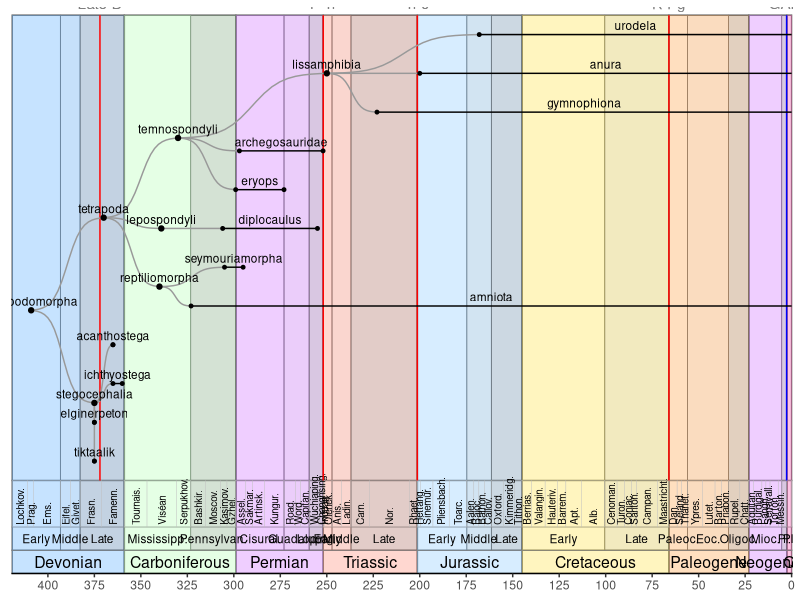

R code for this plot: (Note: this script raises an error after producing the figure.)
suppressPackageStartupMessages({
  library(magrittr)
  library(tidyverse)
  # library(ggtree)
  #	library(phytools)
})


tree = function(clade=NULL,
                collapse=NULL,
                highlight=NULL,
                # highlight = list(dromaeosauridae = 'green'),
                # timescale='ages',
                auto_order=FALSE) {

  # stopifnot(timescale %in% c('periods', 'epochs', 'ages'))

  # clade=NULL ; collapse=NULL ; highlight=NULL ; timescale='epochs'

  # load data
  tips = load_tips()
  nodes = load_nodes()
  geotime = load_geotime()
  extinctions = load_extinctions()
  events = load_events()

  # data for plotting
  df = bind_rows(tips, nodes) %>%
    mutate(col = name %>% str_detect('\\*$') %>% if_else('red', 'black')) %>%
    mutate(name = name %>% str_remove('\\*$')) %>%
    mutate(col = col %>% replace_na('black')) %>%
    check_tree_data %>%
    get_clade(clade) %>%
    collapse_clades(collapse) %>%
    add_depths() %>%
    arrange_tree()
    # arrange(desc(depth), desc(from)) %>%
    # mutate(index = nrow(.):1) %>%
    # reindex_tree_data()

  # filter geotime
  geotime$periods %<>%
    filter(to > min(df$from, na.rm = TRUE))
  geotime$epochs %<>%
    filter(period %in% geotime$periods$period)
  geotime$ages %<>%
    filter(period %in% geotime$periods$period)

  # filter extinctions and events
  extinctions %<>%
    filter(ma > min(geotime$periods$from))
  events %<>%
    filter(ma > min(geotime$periods$from))

  # x axis ticks
  x_breaks = rev(seq(0, min(geotime$period$from), -25))

  if (auto_order) {
    df = order_tree_data(df)
  }

  # base plot and theme
  plt = df %>%
    ggplot(aes(x=from, y=index)) +
    # geom_segment(
    #   mapping=aes(xend=to, yend=index),
    #   data=df %>% filter(is_tip)
    # ) +
    # geom_text(
    #   aes(x=(from + to) / 2, label=name),
    #   data=df %>% filter(is_tip),
    #   vjust=-0.5,
    #   size=3
    # ) +
    theme(
      panel.grid.major = element_blank(),
      panel.grid.minor = element_blank(),
      panel.background = element_blank(),
      axis.title.x=element_blank(),
      axis.title.y=element_blank(),
      axis.text.y=element_blank(),
      axis.ticks.y=element_blank(),
      axis.line.x=element_line(),
      legend.position = "none"
    ) +
    scale_x_continuous(
      breaks = x_breaks,
      labels = -x_breaks,
      # expand = c(left, ?, right, ?)
      expand = c(0.001, 0, 0.001, 0),
    ) +
    scale_y_continuous(
      breaks = 0:sum(df$is_tip),
      labels = 0:sum(df$is_tip),
      # expand = c(bottom, ?, top, ?)
      expand = c(0, 0, 0.05, 0),
    )

  index_min = min(df$index, na.rm=TRUE)
  index_max = max(df$index, na.rm=TRUE)
  index_range = abs(index_max - index_min) + 1

  h = index_range * 0.05

  y_max = index_max + 0.5 #+ h / 2
  y_min = 0.5

  x_min = min(geotime$periods$from)
  x_max = max(geotime$periods$to)

  ages_max = y_min
  ages_min = ages_max - h * 2
  epochs_max = ages_min
  epochs_min = epochs_max - h
  periods_max = epochs_min
  periods_min = periods_max - h

  plt = plt +
    geom_hline(yintercept = y_min, col='grey50', lwd=.5) +
    geom_hline(yintercept = epochs_max, col='grey50', lwd=.25) +
    geom_hline(yintercept = periods_max, col='grey50', lwd=.5) +
    geom_hline(yintercept = periods_min, col='grey50', lwd=.5)

  # periods
  plt = plt +
    geom_rect(
      mapping=aes(xmin=from, xmax=to), fill=NA,
      ymin=periods_min, ymax=y_max, color='grey50', lwd=.5,
      data=geotime$periods,
      inherit.aes = FALSE
    ) +
    geom_rect(
      mapping=aes(xmin=from, xmax=to), fill=geotime$periods$fill, alpha=0.25,
      ymin=periods_min, ymax=periods_max, color=NA,
      data=geotime$periods,
      inherit.aes = FALSE
    ) +
    geom_text(
      aes(x=(from + to) / 2, label=period),
      y = (periods_max + periods_min) / 2,
      size=4,
      data=geotime$periods,
      inherit.aes = FALSE
    )

  # epochs
  plt = plt +
    geom_rect(
      mapping=aes(xmin=from, xmax=to), fill=NA,
      ymin=epochs_min, ymax=y_max, color="grey50", lwd=0.25,
      data=geotime$epochs,
      inherit.aes = FALSE
    ) +
    geom_rect(
      mapping=aes(xmin=from, xmax=to), fill=geotime$epochs$fill, alpha=0.25,
      ymin=epochs_min, ymax=y_max, color=NA,
      data=geotime$epochs,
      inherit.aes = FALSE
    ) +
    geom_text(
      aes(x=(from + to) / 2, label=epoch),
      y = (epochs_max + epochs_min) / 2,
      size=3,
      data=geotime$epochs %>% filter(!is.na(epoch)),
      inherit.aes = FALSE
    )

  # ages
  plt = plt +
    geom_rect(
      mapping=aes(xmin=from, xmax=to), fill=NA,
      data=geotime$ages,
      ymin=ages_min, ymax=ages_max, color="grey75", lwd=0.1,
      inherit.aes = FALSE
    ) +
    geom_text(
      mapping=aes(x=(from + to) / 2, label=age),
      data=geotime$ages %>% filter(!is.na(age)),
      y = ages_min + (ages_max - ages_min) * 0.05,
      hjust=0,
      # vjust=0,
      size=2.5,
      angle=90,
      inherit.aes = FALSE
    )

  # extinctions
  plt = plt +
    geom_segment(
      mapping=aes(x=ma, xend=ma),
      data=extinctions,
      y=y_min, yend=y_max,
      lty=1, lwd=0.5, col='red',
      inherit.aes = FALSE
    ) +
    geom_text(
      mapping=aes(x=ma, label=label),
      data=extinctions,
      y=y_max,
      col='grey50',
      vjust = -0.5,
      inherit.aes = FALSE
    )

  # events
  plt = plt +
    geom_segment(
      mapping=aes(x=ma, xend=ma),
      data=events,
      y=y_min, yend=y_max,
      lty=1, lwd=0.5, col='blue',
      inherit.aes = FALSE
    ) +
    geom_text(
      mapping=aes(x=ma, label=label),
      data=events,
      y=y_max,
      col='grey50',
      vjust = -0.5,
      inherit.aes = FALSE
    )

  # highlights
  for (i in seq_along(highlight)) {
    clade = names(highlight)[i]
    tmp = df %>% get_clade(clade)
    if (nrow(tmp) == 0) {
      warning("couldn't find ", clade, " in plot data")
      next
    }
    plt = plt +
      annotate(
        "rect",
        xmin=min(tmp$from) - 1,
        xmax=max(tmp$to, na.rm=TRUE) + 1,
        ymin=min(tmp$index) - 0.25,
        ymax=max(tmp$index) + 0.5,
        alpha=0.25,
        fill=highlight[[i]],
        col=NA,
      )
  }

  # connections
  for (i in 1:nrow(df)) { # i=1
    if (df$is_tip[i]) next
    children = df %>% filter(name %in% df$children[[i]])
    for (j in 1:nrow(children)) { # j=1
      vals = sigmoid(
        x1=df$from[i],
        x2=children$from[j],
        y1=df$index[i],
        y2=children$index[j]
      )
      plt = plt +
        geom_path(
          mapping=aes(x=x, y=y),
          data=vals,
          lty=1,
          col='grey60',
          inherit.aes = FALSE
        )
      # plt = plt +
      #   geom_segment(
      #     x=df$from[i],
      #     xend=children$from[j],
      #     y=df$index[i],
      #     yend=children$index[j],
      #     lty=1,
      #     col='grey60'
      #   )
    }
  }

  # tips
  tips = df %>% filter(is_tip)
  plt = plt +
    geom_segment(
      mapping=aes(xend=to, yend=index),
      data=tips
    ) +
    geom_text(
      aes(x=(from + to) / 2, label=name),
      data=tips,
      vjust=-0.5,
      size=3
    ) +
    geom_point(
      mapping=aes(x=to),
      data=tips %>% filter(to < 0),
      size=1
    ) +
    geom_point(
      data=tips,
      col=tips$col,
      size=1
    )

  # nodes
  nodes = df %>% filter(!is_tip)
  plt = plt +
    geom_point(
      # mapping=aes(x=from, y=index),
      data=nodes,
      col=nodes$col,
      size=1.5
    ) +
    geom_text(
      # mapping=aes(x=from, y=index, label=name),
      mapping=aes(label=name),
      data=nodes,
      # hjust=1.1,
      hjust=0.5,
      vjust=-0.5,
      size=3,
    )

  return(plt)

}

load_tips = function() {
  # todo: read from csv
  tribble(
    ~name                  , ~from, ~to,
    # theropods
    'staurikosaurus'       , 233.23, 228,
    'herrerasaurus'        , 231.4 , 228.91,
    'eodromaeus'           , 231.4 , 229, # 'dawn runner', Argentina
    # 'coelophysoidea'       , 227   , 183,
    'coelophysis'          , 215   , 208.5,
    'dilophosaurus'        , 195.2 , 183.7, # two-crested lizard
    'ceratosaurus'         , 153   , 148, # 'horn lizard', USA
    'noasauridae'          , 164   ,  66, #
    'abelisauridae'        , 143   ,  66, # 'Abel's lizards'
    'megalosauridae'       , 170   , 145, # incl. Megalosaurus, Torvosaurus
    'baryonyx'             , 130   , 125, # 'heavy claw', UK
    'spinosaurus'          , 100   ,  94, # 'spine lizard', North Africa
    'allosaurus'           , 155   , 143.1,
    'metriacanthosauridae' , 174   , 125, # 'moderately-spined lizards'
    'tyrannotitan'         , 113   , 100.5, # 'tyrant titan', Argentina
    'giganotosaurus'       ,  99.6 ,  95,   # 'giant southern lizard', Argentina
    'carcharodontosaurus'  , 100   ,  94,   # 'jagged toothed lizard', Northwest Africa
    # 'tyrannosauroidea'     , 166   ,  66,
    'tyrannosauridae'      ,  81.9 ,  66,
    'ornitholestes'        , 154   , 154,
    'compsognathidae'      , 151.5 , 108, # incl. Compsognathus, Sinosauropteryx
    # 'ornithomimosauria'    , 140   ,  66,
    'ornithomimidae'       ,  96   ,  66,
    'deinocheiridae'       , 115   ,  69,
    'alvarezsauroidea'     , 160   ,  66,
    'therizinosauria'      , 145   ,  66,
    'oviraptorosauria'     , 130   ,  66,
    'troodontidae'         , 150   ,  66, # 'wounding tooth', USA (Montana), incl. Troodon
    'deinonychus'          , 115   , 108,
    'velociraptor'         ,  75   ,  71,
    'scansoriopterygidae'  , 165   , 156, # 'climbing wings', China, incl. Scansoriopteryx, Epidexipteryx
    'microraptor'          , 125   , 120,
    'archaeopteryx'        , 150.8 , 148.5, # 'old-wing', Southern Germany
    'enantiornithes'       , 136   ,  66, # 'opposite birds'
    'ichthyornis'          ,  95   ,  83.5,
    'hesperornis'          ,  83.6 ,  72,

    # aves
    'galloanserae'         , 72    ,   0, # maastrichtian
    'phorusrhacidae'       ,  43   ,   0.1, # terror bids
    'rheidae'              ,  56   ,   0,
    'casuariiformes'       ,  23   ,   0, # cassowarys and emus
    'apterygidae'          ,  23   ,   0, # kiwis
    'struthionidae'        ,  21   ,   0,
    'dinornithiformes'     ,  17   , 0.0006, # moas, incl Dinornis
    'aepyornithiformes'    , 2.58  , 0.001, #  elephant birds, incl Aepyornis

    # sauropodomorpha
    'massospondylidae'   , 227   , 176,
    'plateosauridae'     , 225   , 190,
    # 'sauropoda'          , 228   ,  66,
    'vulcanodontidae'    , 199   , 175,
    'mamenchisauridae'   , 184.5 , 114,
    'cetiosauridae'      , 178   , 161,
    'diplodocidae'       , 170   , 136.4,
    'brachiosauridae'    , 160   , 100,
    'camarasauridae'     , 155   , 145,
    'euhelopodidae'      , 145   ,  88,
    'titanosauria'       , 140   ,  66,

    'heterodontosauridae', 201   , 140,
    'scelidosaurus'      , 196.5 , 183,
    'stegosauria'        , 169   , 100.5,
    'nodosauridae'       , 155   ,  66, # incl. Polacanthus
    'ankylosauridae'     , 122   ,  66,
    # 'ornithopoda'        , 164   ,  66,
    'dryosauridae'       , 164   , 115,
    'hypsilophodontidae' , 130   , 125,
    'iguanodontidae'     , 126   , 122,
    'hadrosauridae'      ,  86   ,  66,
    # 'ceratopsia'         , 161   ,  66,
    'psittacosaurus'     , 125   , 105,
    'ceratopsidae'       ,  82   ,  66,
    'protoceratopsidae'  ,  75   ,  71,
    'pachycephalosauria' , 100   ,  66,

    # pterosauria
    'dimorphodontidae'   , 208   , 182,
    'rhamphorhynchidae'  , 182   , 148.5,
    'pterodactylus'      , 150.8 , 148.5, # winged finger
    'ornithocheiridae'   , 140   ,  90,
    'anhangueridae'      , 140   ,  92.5,
    'azhdarchidae'       ,  92   ,  66, # includes Quetzalcoatlus
    'pteranodontia'      ,  92   ,  66,

    # pseudosuchia
    'ctenosauriscidae'   , 247.5 , 237,   # all species had large "sails" on their backs
    'poposauridae'       , 237   , 201.3, # bipedal carnivores
    'shuvosauridae'      , 235   , 201.3, # theropod-like pseudosuchians
    'prestosuchidae'     , 247   , 225,
    'phytosauria'        , 242   , 201.4,
    'rauisuchia'         , 240   , 200,
    'aetosauria'         , 231.4 , 201.4,
    'saurosuchus'        , 231.4 , 225,
    'ornithosuchidae'    , 228   , 203.6,
    'sphenosuchia'       , 228   , 152,
    # 'thalattosuchia'     , 201   , 100,
    'teleosauridae'      , 183   , 145,
    'metriorhynchidae'   , 168   , 125,
    'sarcosuchus'        , 133   , 112,
    'sebecidae'          ,  67.6 , 11.8, # the latest surviving group of non-crocodilian crocodylomorphs
    'alligatoroidea*'    ,  78   ,   0,  # campanian
    'crocodyloidea*'     ,  70   ,   0,  # maastrichtian
    'gavialoidea*'       ,  70   ,   0,  # maastrichtian
    'rhynchosauria'      , 251.5 , 225,
    'ichthyosauromorpha' , 251.3 ,  90,
    'nothosauroidea'     , 251   , 210,
    'pachypleurosauria'  , 251   , 227,
    'placodontia'        , 245   , 201.3,
    'pistosaurus'        , 247.2 , 237,
    'pliosauridae'       , 228   ,  89.3, # incl. Liopleurodon (166–155) Pliosaurus (155.7–147) Kronosaurus (125–99.6)
    'plesiosauridae'     , 199.6 , 174.7,
    'leptocleididae'     , 145   , 100.5,
    'elasmosauridae'     , 130   ,  66,
    'thalattosauria'     , 247   , 201.4,
    'araeoscelidia'      , 302   , 275.6,
    'testudinata'        , 210   ,   0,
    'rhynchocephalia'    , 240   ,   0,
    'mosasauria'         , 121   ,  66,
    'gekkota'            , 100   ,   0,
    'varanidae'          ,  80   ,   0,
    'chamaeleonidae'     ,  26   ,   0,
    'snakes'             ,  94   ,   0,
    'mesosauria'         , 299   , 270.6,
    'pareiasauria'       , 265   , 252,

    # synapsids
    'ophiacodontidae'    , 308   , 273,
    'edaphosauridae'     , 307   , 272,
    'diadectidae'        , 305   , 256, # incl. diadectes = 'crosswise-biter' one of the first herbivorous tetrapods, one of the first fully terrestrial vertebrates to attain large size
    'sphenacodontidae'   , 300   , 272, # 'wedge point tooth family' includes Dimetrodon
    # 'dinocephalia'       , 279   , 260, # 'terrible head'
    'moschops'           , 265   , 260,
    'gorgonopsia'        , 270   , 252,
    'dicynodontia'       , 268   , 201.4, # 'two dog tooth' includes Lystrosaurus
    'therocephalia'      , 266   , 242, # 'beast head'
    'morganucodonta'     , 210   , 140,
    'multituberculata'   , 166   ,  40,
    'monotremata'        , 125   ,   0,
    'marsupalia'         ,  66   ,   0,
    'proboscidea'        ,  60   ,   0,
    'sirenia'            ,  55.8 ,   0,
    'cingulata'          ,  58.7 ,   0, # armadillos including Glyptodont
    'pilosa'             ,  55.8 ,   0, # sloths and anteaters
    'chiroptera'         ,  56   ,   0,
    'carnivora'          ,  51.88,   0,
    'hyaenodontidae'     ,  55.2 ,  16.9,
    'perissodactyla'     ,  56   ,   0, # Tapiridae, Brontotheriidae, Equidae, Chalicotheriidae, Rhinocerotidae, Paraceratheriidae
    'basilosauridae'     ,  43   ,  33.9,
    'mysticeti'          ,  56   ,   0,
    'odontoceti'         ,  33.9 ,   0,
    'andrewsarchus'      ,  47.8 ,  37.71,
    'entelodontidae'     ,  37.2 ,  15.97,
    'lagomorpha'         ,  59   ,   0,
    'rodentia'           ,  59   ,   0,
    'primates'           ,  65.9 ,   0,
    # 'seymouria*'         ,  295, NA,
    'seymouriamorpha'    , 305 , 295,
    # 'sauria', 268.5, 0,
    # 'paraceratherium', 34, 23,
    # 'chalicotherioidea', 48.6  , 0.005,
    # 'equidae', 55.8, 0,
    # 'phorusrhacidae', 43, 0.1,

    # 'lepospondyli'     , 339   , 251.902,
    'eryops'           , 299   , 273,
    'archegosauridae'  , 297   , 252, # includes Prionosuchus
    'gymnophiona'      , 223   ,   0, # caecilian
    'anura'            , 200   ,   0, # frogs and toads
    'urodela'          , 168   ,   0, # salamanders
    'tiktaalik'        , 375   , NA,
    'elginerpeton'     , 375   , NA,
    'ichthyostega'     , 365   , 360,
    'acanthostega'     , 365   , NA,
    # 'Ichthyostegalia'  , 368   , 329,
    'diplocaulus'      , 306   , 255,
    # 'acanthodii'       , Early Silurian–Permian
    # 'gnathostomata'    , 439   , 0,
    # 'chondrichthyes'   , 439   , 0, # cartilagenous fish
    # 'placodermi'       , 439   , 358.9,
    # # 'osteichthyes'     , 425   , 0, # bony fish
    # 'actinopterygii'   , 425   , 0, # ray-finned fish
    # # 'sarcopterygii'    , 425   , 0, # lobe-finned fish
    # 'elasmobranchii', 387.7, 0, # sharks, rays, skates, sawfish
    # 'vertebrata'     , 518, 0,
    # 'agnatha'        , 518, 0,
    # Selachii # modern sharks
  ) %>%
    mutate(name = str_to_lower(name)) %>%
	mutate(to = if_else(is.na(to), from, to)) %>%
    mutate(across(c(from, to), ~-abs(.x))) %>%
    mutate(is_tip = TRUE) %>%
    mutate(index = nrow(.):1) %>%
    select(index, everything())
}

load_nodes = function() {
  tribble(
    ~name              , ~from , ~children,
# 	'gnathostomata'    , 439   , c('placodermi', 'chondrichthyes', 'osteichthyes'),
#     'chondrichthyes'   , 439   , c('elasmobranchii'),
#     'osteichthyes'     , 425   , c('actinopterygii', 'sarcopterygii'),
# 	'sarcopterygii'    , 425   , c('tetrapodomorpha'),

    'aves*'            ,  75   , c('neognathae', 'palaeognathae'),
    'neognathae'       ,  72   , c('galloanserae', 'neoaves'),
    'neoaves'          , 62.5  , c('phorusrhacidae'),
    'palaeognathae'    ,  60   , c('rheidae', 'casuariiformes', 'apterygidae', 'struthionidae', 'dinornithiformes', 'aepyornithiformes'),

    'afrotheria'       ,  65   , c('proboscidea', 'sirenia'),
    'amniota'          , 323   , c('sauropsida', 'synapsida'),
    'ankylosauria'     , 167   , c('nodosauridae', 'ankylosauridae'),
    'anomodontia'      , 270   , c('dicynodontia'),
    'archelosauria'    , 260   , c('archosauromorpha', 'pantestudines'),
    'artiodactyla'     , 56    , c('cetacea', 'andrewsarchus', 'entelodontidae'),
    'archosauria'      , 248   , c('avemetatarsalia', 'pseudosuchia'),
    'archosauromorpha' , 260   , c('rhynchosauria', 'archosauria', 'ichthyosauromorpha', 'sauropterygia', 'thalattosauria'),
    # 'avemetatarsalia'  , 247   , c('dinosauromorpha', 'pterosauria'),
    'avemetatarsalia'  , 247   , c('dinosauria', 'pterosauria'),
    'cetacea'          ,  56   , c('basilosauridae', 'odontoceti', 'mysticeti'),
    'crocodylomorpha'  , 235   , c('sphenosuchia', 'crocodyliformes', 'thalattosuchia'),
    'crocodyliformes'  , 225   , c('crocodilia', 'sarcosuchus', 'sebecidae'),
    'crocodilia'       , 100   , c('alligatoroidea', 'crocodyloidea', 'gavialoidea'),
    'cynodontia'       , 260   , c('mammalia', 'morganucodonta'),
    # 'dinosauromorpha'  , 247   , c('dinosauria'),
    'dinosauria*'      , 240   , c('saurischia', 'ornithischia'),
    'euarchontoglires' ,  66   , c('lagomorpha', 'rodentia', 'primates'),
    'eureptilia'       , 311   , c('diapsida', 'araeoscelidia'),
    'diapsida'         , 302   , c('sauria'),
    # 'eutheria'        , 125   , c('placentalia'),
    'laurasiatheria'   ,  65   , c('chiroptera', 'carnivora', 'perissodactyla', 'artiodactyla', 'hyaenodontidae'),
    'lepidosauromorpha', 252   , c('squamata', 'rhynchocephalia'),
    'lizards'          , 168   , c('mosasauria', 'varanidae', 'gekkota', 'chamaeleonidae'),
    'mammalia'         , 225   , c('theria', 'monotremata', 'multituberculata'),
    'marginocephalia*' , 165   , c('ceratopsia', 'pachycephalosauria'),
    'ceratopsia'       , 161   , c('psittacosaurus', 'ceratopsidae', 'protoceratopsidae'),
    # 'metatheria'      , 125   , c('marsupalia'),
    'ornithischia*'    , 235   , c('thyreophora', 'heterodontosauridae', 'ornithopoda', 'marginocephalia'),
    'thyreophora'      , 201   , c('scelidosaurus', 'ankylosauria', 'stegosauria'),
    'ornithocheiroidea', 145   , c('ornithocheiridae', 'azhdarchidae', 'pteranodontia', 'anhangueridae'),
    'ornithopoda*'     , 170   , c('dryosauridae', 'hypsilophodontidae', 'iguanodontidae', 'hadrosauridae'),
    'pantestudines'    , 240   , c('testudinata'),
    'placentalia*'     ,  90   , c('xenarthra', 'afrotheria', 'laurasiatheria', 'euarchontoglires'),
    'parareptilia'     , 306   , c('pareiasauria', 'mesosauria'),
    'poposauroidea'    , 248   , c('poposauridae', 'shuvosauridae', 'ctenosauriscidae'),
    'pistosauroidea'   , 251   , c('pistosaurus', 'plesiosauria'),
    'plesiosauria*'    , 232   , c('pliosauridae', 'plesiosauridae', 'elasmosauridae', 'leptocleididae'),
    'pseudosuchia'     , 248   , c('saurosuchus', 'prestosuchidae', 'poposauroidea', 'ornithosuchidae', 'phytosauria', 'aetosauria', 'rauisuchia', 'crocodylomorpha'),
    'pterosauria'      , 228   , c('pterodactyloidea', 'dimorphodontidae', 'rhamphorhynchidae'),
    'pterodactyloidea' , 162.7 , c('pterodactylus', 'ornithocheiroidea'),
    'sauria'           , 265.8 , c('lepidosauromorpha', 'archelosauria'),
    'saurischia*'      , 237   , c('sauropodomorpha', 'theropoda'),
    'sauropodomorpha'  , 230   , c('massospondylidae', 'plateosauridae', 'sauropoda'),
    'sauropoda'        , 201   , c('vulcanodontidae', 'mamenchisauridae', 'cetiosauridae', 'diplodocidae', 'brachiosauridae', 'camarasauridae', 'euhelopodidae', 'titanosauria'),
    'sauropsida'       , 311   , c('parareptilia', 'eureptilia'),
    'sauropterygia*'   , 255   , c('nothosauroidea', 'pachypleurosauria', 'placodontia', 'pistosauroidea'),
    'sphenacodontia'   , 304   , c('sphenacodontidae', 'therapsida'),
    'squamata'         , 168   , c('lizards', 'snakes'),
    'synapsida'        , 318   , c('edaphosauridae', 'diadectidae', 'ophiacodontidae', 'sphenacodontia'),

    # therapods
    'theropoda*'       , 236   , c('herrerasauridae', 'eodromaeus', 'coelophysoidea', 'ceratosauria', 'tetanurae'),
    'coelophysoidea'   , 227   , c('dilophosaurus', 'coelophysis'),
    'herrerasauridae'  , 233.23, c('herrerasaurus', 'staurikosaurus'),
    'megalosauroidea*' , 175   , c('spinosauridae', 'megalosauridae'),
    'spinosauridae'    , 139   , c('spinosaurus', 'baryonyx'),
    'ceratosauria'     , 199.3 , c('ceratosaurus', 'noasauridae', 'abelisauridae'),
    'tetanurae*'       , 201   , c('megalosauroidea', 'carnosauria', 'coelurosauria'),
    'tetrapoda'        , 370   , c('temnospondyli', 'lepospondyli', 'reptiliomorpha'),
    # 'seymouriamorpha'  , 305   , c('seymouria'),
    'reptiliomorpha'   , 340   , c('amniota', 'seymouriamorpha'),
	'lepospondyli'     , 339   , c('diplocaulus'),
    'carnosauria*'     , 180   , c('allosauridae', 'metriacanthosauridae', 'carcharodontosauridae'),
    'allosauridae'     , 179.17, c('allosaurus'),
    'carcharodontosauridae',154, c('carcharodontosaurus', 'giganotosaurus', 'tyrannotitan'),
    'paraves*'         , 167   , c('scansoriopterygidae', 'deinonychosauria', 'avialae'),
    'deinonychosauria' , 167   , c('dromaeosauridae', 'troodontidae'),
    'maniraptora*'     , 167   , c('alvarezsauroidea', 'therizinosauria', 'oviraptorosauria', 'paraves'),
    'avialae'          , 150.8 , c('archaeopteryx', 'enantiornithes', 'euornithes'),
    'euornithes'       , 130.7 , c('aves', 'ichthyornis', 'hesperornis'),
    'coelurosauria*'   , 170   , c('ornitholestes', 'tyrannosauroidea', 'maniraptora', 'compsognathidae', 'ornithomimosauria'),
    'ornithomimosauria', 140   , c('ornithomimidae', 'deinocheiridae'),
    'dromaeosauridae'  , 145   , c('deinonychus', 'velociraptor', 'microraptor'),
    'tyrannosauroidea' , 166   , c('tyrannosauridae'),

    'thalattosuchia'   , 201   , c('teleosauridae', 'metriorhynchidae'),
    'therapsida'       , 279.5 , c('anomodontia', 'dinocephalia', 'gorgonopsia', 'cynodontia', 'therocephalia'),
    'dinocephalia'     , 279   , c('moschops'),
    'theria'           , 125   , c('placentalia', 'marsupalia'), # 125 = guess
    # 'theria'          , 125   , c('metatheria', 'eutheria'), # 125 = guess
    'xenarthra'        ,  60   , c('cingulata', 'pilosa'),

    'tetrapodomorpha'  , 409   , c('tetrapoda', 'stegocephalia'),
	'stegocephalia'    , 375   , c('tiktaalik', 'elginerpeton', 'ichthyostega', 'acanthostega'),
	'temnospondyli'    , 330   , c('eryops', 'archegosauridae', 'lissamphibia'),
    'lissamphibia'     , 250   , c('anura', 'urodela', 'gymnophiona'),
  ) %>%
    mutate(name = str_to_lower(name)) %>%
    mutate(from = -abs(from)) %>%
    mutate(children = children %>% map(str_to_lower)) %>%
    mutate(is_tip = FALSE) %>%
    # mutate(col = name %>% str_detect('\\*$') %>% if_else('red', 'black')) %>%
    # mutate(name = name %>% str_remove('\\*$')) %>%
    identity
}

load_geotime = function() {
  geotime = tribble(
    ~era       , ~period        , ~epoch         , ~age           , ~from   ,
    'cenozoic' , 'quaternary'   , 'holocene'     , NA_character_  ,   0.0117,
    'cenozoic' , 'quaternary'   , 'pleistocene'  , NA_character_  ,   2.58  ,
    'cenozoic' , 'neogene'      , 'pliocene'     , NA_character_  ,   5.333 ,
    'cenozoic' , 'neogene'      , 'miocene'      , 'messinian'    ,   7.246 ,
    'cenozoic' , 'neogene'      , 'miocene'      , 'tortonian'    ,  11.63  ,
    'cenozoic' , 'neogene'      , 'miocene'      , 'serravallian' ,  13.82  ,
    'cenozoic' , 'neogene'      , 'miocene'      , 'langhian'     ,  15.97  ,
    'cenozoic' , 'neogene'      , 'miocene'      , 'burdigalian'  ,  20.44  ,
    'cenozoic' , 'neogene'      , 'miocene'      , 'aquitanian'   ,  23.03  ,
    'cenozoic' , 'paleogene'    , 'oligocene'    , 'chattian'     ,  27.82  ,
    'cenozoic' , 'paleogene'    , 'oligocene'    , 'rupelian'     ,  33.9   ,
    'cenozoic' , 'paleogene'    , 'eocene'       , 'priabonian'   ,  37.71  ,
    'cenozoic' , 'paleogene'    , 'eocene'       , 'bartonian'    ,  41.2   ,
    'cenozoic' , 'paleogene'    , 'eocene'       , 'lutetian'     ,  47.8   ,
    'cenozoic' , 'paleogene'    , 'eocene'       , 'ypresian'     ,  56     ,
    'cenozoic' , 'paleogene'    , 'paleocene'    , 'thanetian'    ,  59.2   ,
    'cenozoic' , 'paleogene'    , 'paleocene'    , 'selandian'    ,  61.6   ,
    'cenozoic' , 'paleogene'    , 'paleocene'    , 'danian'       ,  66     ,
    'mesozoic' , 'cretaceous'   , 'late'         , 'maastrichtian',  72.1   ,
    'mesozoic' , 'cretaceous'   , 'late'         , 'campanian'    ,  83.6   ,
    'mesozoic' , 'cretaceous'   , 'late'         , 'santonian'    ,  86.3   ,
    'mesozoic' , 'cretaceous'   , 'late'         , 'coniacian'    ,  89.8   ,
    'mesozoic' , 'cretaceous'   , 'late'         , 'turonian'     ,  93.9   ,
    'mesozoic' , 'cretaceous'   , 'late'         , 'cenomanian'   , 100.5   ,
    'mesozoic' , 'cretaceous'   , 'early'        , 'albian'       , 113.0   ,
    'mesozoic' , 'cretaceous'   , 'early'        , 'aptian'       , 121.4   ,
    'mesozoic' , 'cretaceous'   , 'early'        , 'barremian'    , 125.77  ,
    'mesozoic' , 'cretaceous'   , 'early'        , 'hauterivian'  , 132.6   ,
    'mesozoic' , 'cretaceous'   , 'early'        , 'valanginian'  , 139.8   ,
    'mesozoic' , 'cretaceous'   , 'early'        , 'berriasian'   , 145     ,
    'mesozoic' , 'jurassic'     , 'late'         , 'tithonian'    , 149.2   ,
    'mesozoic' , 'jurassic'     , 'late'         , 'kimmeridgian' , 154.8   ,
    'mesozoic' , 'jurassic'     , 'late'         , 'oxfordian'    , 161.5   ,
    'mesozoic' , 'jurassic'     , 'middle'       , 'callovian'    , 165.3   ,
    'mesozoic' , 'jurassic'     , 'middle'       , 'bathonian'    , 168.2   ,
    'mesozoic' , 'jurassic'     , 'middle'       , 'bajocian'     , 170.9   ,
    'mesozoic' , 'jurassic'     , 'middle'       , 'aalenian'     , 174.7   ,
    'mesozoic' , 'jurassic'     , 'early'        , 'toarcian'     , 184.2   ,
    'mesozoic' , 'jurassic'     , 'early'        , 'pliensbachian', 192.9   ,
    'mesozoic' , 'jurassic'     , 'early'        , 'sinemurian'   , 199.5   ,
    'mesozoic' , 'jurassic'     , 'early'        , 'hettangian'   , 201.3   ,
    'mesozoic' , 'triassic'     , 'late'         , 'rhaetian'     , 205.7   ,
    'mesozoic' , 'triassic'     , 'late'         , 'norian'       , 227     ,
    'mesozoic' , 'triassic'     , 'late'         , 'carnian'      , 237     ,
    'mesozoic' , 'triassic'     , 'middle'       , 'ladinian'     , 242     ,
    'mesozoic' , 'triassic'     , 'middle'       , 'anisian'      , 247.2   ,
    'mesozoic' , 'triassic'     , 'early'        , 'olenekian'    , 251.2   ,
    'mesozoic' , 'triassic'     , 'early'        , 'induan'       , 251.902 ,
    'paleozoic', 'permian'      , 'lopingian'    , 'changhsingian', 254.14  ,
    'paleozoic', 'permian'      , 'lopingian'    , 'wuchiapingian', 259.51  ,
    'paleozoic', 'permian'      , 'guadalupian'  , 'capitanian'   , 264.28  ,
    'paleozoic', 'permian'      , 'guadalupian'  , 'wordian'      , 266.9   ,
    'paleozoic', 'permian'      , 'guadalupian'  , 'roadian'      , 273.01  ,
    'paleozoic', 'permian'      , 'cisuralian'   , 'kungurian'    , 283.5   ,
    'paleozoic', 'permian'      , 'cisuralian'   , 'artinskian'   , 290.1   ,
    'paleozoic', 'permian'      , 'cisuralian'   , 'sakmarian'    , 293.52  ,
    'paleozoic', 'permian'      , 'cisuralian'   , 'asselian'     , 298.9   ,
    'paleozoic', 'carboniferous', 'pennsylvanian', 'gzhelian'     , 303.7   ,
    'paleozoic', 'carboniferous', 'pennsylvanian', 'kasimovian'   , 307.0   ,
    'paleozoic', 'carboniferous', 'pennsylvanian', 'moscovian'    , 315.2   ,
    'paleozoic', 'carboniferous', 'pennsylvanian', 'bashkirian'   , 323.2   ,
    'paleozoic', 'carboniferous', 'mississippian', 'serpukhovian' , 330.9   ,
    'paleozoic', 'carboniferous', 'mississippian', 'viséan'       , 346.7   ,
    'paleozoic', 'carboniferous', 'mississippian', 'tournaisian'  , 358.9   ,
    'paleozoic', 'devonian'     , 'late'         , 'Famennian'    , 371.1   ,
    'paleozoic', 'devonian'     , 'late'         , 'Frasnian'     , 382.7   ,
    'paleozoic', 'devonian'     , 'middle'       , 'Givetian'     , 387.7   ,
    'paleozoic', 'devonian'     , 'middle'       , 'Eifelian'     , 393.3   ,
    'paleozoic', 'devonian'     , 'early'        , 'Emsian'       , 407.6   ,
    'paleozoic', 'devonian'     , 'early'        , 'Pragian'      , 410.8   ,
    'paleozoic', 'devonian'     , 'early'        , 'Lochkovian'   , 419.2   ,
    'paleozoic', 'silurian'     , 'pridoli'      , NA_character_  , 423.0   ,
    'paleozoic', 'silurian'     , 'ludlow'       , 'ludfordian'   , 425.6   ,
    'paleozoic', 'silurian'     , 'ludlow'       , 'gorstian'     , 427.4   ,
    'paleozoic', 'silurian'     , 'wenlock'      , 'homerian'     , 430.5   ,
    'paleozoic', 'silurian'     , 'wenlock'      , 'sheinwoodian' , 433.4   ,
    'paleozoic', 'silurian'     , 'llandovery'   , 'telychian'    , 438.5   ,
    'paleozoic', 'silurian'     , 'llandovery'   , 'aeronian'     , 440.8   ,
    'paleozoic', 'silurian'     , 'llandovery'   , 'rhuddanian'   , 443.8   ,
    'paleozoic', 'ordovician'   , NA_character_  , NA_character_  , 486.85  ,
  ) %>%
    mutate(from = -abs(from)) %>%
    mutate(to = from %>% lag() %>% replace_na(0)) %>%
    mutate(across(c(era, period, epoch, age), str_to_sentence)) %>%
    truncate_geotime_labels()

  epoch_fill = tribble(
    ~period        , ~epoch         , ~fill   ,
    'quaternary'   , 'holocene'     , 'deeppink4',
    'quaternary'   , 'pleistocene'  , 'deeppink1',
    'neogene'      , 'pliocene'     , 'darkorchid4',
    'neogene'      , 'miocene'      , 'darkorchid1',
    'paleogene'    , 'oligocene'    , 'darkorange4',
    'paleogene'    , 'eocene'       , 'darkorange2',
    'paleogene'    , 'paleocene'    , 'darkorange1',
    'cretaceous'   , 'late'         , 'gold3',
    'cretaceous'   , 'early'        , 'gold1',
    'jurassic'     , 'late'         , 'steelblue4',
    'jurassic'     , 'middle'       , 'steelblue3',
    'jurassic'     , 'early'        , 'steelblue1',
    'triassic'     , 'late'         , 'tomato4',
    'triassic'     , 'middle'       , 'tomato2',
    'triassic'     , 'early'        , 'tomato1',
    'permian'      , 'lopingian'    , 'darkorchid4',
    'permian'      , 'guadalupian'  , 'darkorchid2',
    'permian'      , 'cisuralian'   , 'darkorchid1',
    'carboniferous', 'pennsylvanian', 'palegreen4',
    'carboniferous', 'mississippian', 'palegreen1',
    'devonian'     , 'late'         , 'dodgerblue4',
    'devonian'     , 'middle'       , 'dodgerblue2',
    'devonian'     , 'early'        , 'dodgerblue1',
    'silurian'     , 'pridoli'      , 'wheat4',
    'silurian'     , 'ludlow'       , 'wheat3',
    'silurian'     , 'wenlock'      , 'wheat2',
    'silurian'     , 'llandovery'   , 'wheat1',
    'ordovician'   , 'late'         , 'dodgerblue4',
    'ordovician'   , 'middle'       , 'dodgerblue2',
    'ordovician'   , 'early'        , 'dodgerblue1',
    'cambrian'     , 'furongian'    , 'tan4',
    'cambrian'     , 'miaolingian'  , 'tan3',
    'cambrian'     , 'series 2'     , 'tan2',
    'cambrian'     , 'terreneuvian' , 'tan1',
  ) %>%
    mutate(across(c(period, epoch), str_to_sentence)) %>%
    truncate_geotime_labels()

  # scales::show_col(as.vector())
  #
  # x = 'blue'
  # scales::show_col(as.vector(x))
  #
  # y = shades::brightness(x, 0.5)
  # scales::show_col(as.vector(y))
  #
  # z = shades::saturation(y, c(0.1, 0.5, 1, 100))
  # scales::show_col(as.vector(z))
  #
  # x = shades::complement(c('red', 'blue', 'green'))
  # scales::show_col(as.vector(x))
  #
  # x = shades::complement(c('cyan', 'yellow', 'magenta'))
  # scales::show_col(as.vector(x))

  period_fill = epoch_fill %>%
    group_by(period) %>%
    summarise(fill = sort(fill)[1])

  # timescales = c('era', 'period', 'epoch', 'age') %>%
  #   keep(. %in% colnames(geotime))

  timescales = c('period', 'epoch', 'age')

  geotime = timescales %>%
    set_names(str_c(., 's')) %>%
    map(function(timescale){
      geotime %>%
        group_by(across(all_of(timescales[1:which(timescales == timescale)]))) %>%
        summarise(
          from=min(from),
          to=max(to),
          .groups = 'drop'
        ) %>%
        arrange(desc(from))
    })

  geotime$periods %<>%
    left_join(period_fill, by='period')

  geotime$epochs %<>%
    left_join(epoch_fill, by=c('period', 'epoch'))

  geotime$ages %<>%
    left_join(epoch_fill, by=c('period', 'epoch'))

  # replace with short names
  # geotime$periods$period[tolower(geotime$periods$period == 'quaternary'] = 'Q.'
  # geotime$epochs$period[tolower(geotime$epochs$period == 'quaternary'] = 'Q.'

  # geotime$epochs$epoch[geotime$epochs$epoch == 'Paleocene'] = 'Paleoc.'
  # geotime$epochs$epoch[geotime$epochs$epoch == 'Eocene'] = 'Eoc.'
  # geotime$epochs$epoch[geotime$epochs$epoch == 'Oligocene'] = 'Oligoc.'
  # geotime$epochs$epoch[geotime$epochs$epoch == 'Miocene'] = 'Mioc.'
  # geotime$epochs$epoch[tolower(geotime$epochs$epoch) == 'pliocene'] = 'Pl.'
  # geotime$epochs$epoch[tolower(geotime$epochs$epoch) == 'pleistocene'] = 'Pl.'
  # geotime$epochs$epoch[tolower(geotime$epochs$epoch) == 'holocene'] = ''

  # geotime$periods$period %<>%
  #   str_replace('Quaternary', 'Q')
  #
  # geotime$epochs$period %<>%
  #   str_replace('Quaternary', 'Q')
  #
  # geotime$ages$period %<>%
  #   str_replace('Quaternary', 'Q')
  #
  # geotime$epochs$epoch %<>%
  #   str_replace('Pliocene', 'Pl.') %>%
  #   str_replace('Pleistocene', 'Pl.') %>%
  #   str_replace('Holocene', '') %>%
  #   str_replace('ocene$', 'oc.') %>%
  #   str_replace('ian$', '.')
  #
  # geotime$ages$age %<>%
  #   str_replace('ian$', '.')

  return(geotime)
}

truncate_geotime_labels = function(df) {
  if (!is.null(df[['period']])) {
    df$period %<>%
      str_replace('Quaternary', 'Q')
  }
  if (!is.null(df[['epoch']])) {
    df$epoch %<>%
      str_replace('Pliocene', 'Pl.') %>%
      str_replace('Pleistocene', 'Pl.') %>%
      str_replace('Holocene', '') %>%
      str_replace('ocene$', 'oc.') %>%
      str_replace('ian$', '.')
  }
  if (!is.null(df[['age']])) {
    df$age %<>%
      str_replace('ian$', '.')
  }
  return(df)
}

load_extinctions = function() {
  tribble(
    ~label, ~ma,
    'K-Pg', 66,
    'Tr-J', 201.3,
    'P-Tr', 251.902,
    'Late D', 372,
    'Late O', 445,
  ) %>%
    mutate(ma = -abs(ma))
}

load_events = function() {
  tribble(
    ~label, ~ma,
    'GABI', 2.7,
  ) %>%
    mutate(ma = -abs(ma))
}

check_tree_data = function(df) {

  # check names unique
  errors = df$name %>% table
  errors = errors[errors > 1]
  if (length(errors) > 0) {
    stop('non-unique names: ', names(errors))
  }

  # check each child has only parent
  children_counts = df$children %>% unlist %>% table
  errors = children_counts[children_counts > 1]
  if (length(errors) > 0) {
    stop('children with multiple parents: ', names(errors))
  }

  # check tips are not parents
  errors = df$name[df$is_tip][df$name[df$is_tip] %in% df$name[!df$is_tip]]
  if (length(errors) > 0) {
    stop('some tips are also parents: ', names(errors))
  }

  # check parents are not tips
  errors = df$name[!df$is_tip][df$name[!df$is_tip] %in% df$name[df$is_tip]]
  if (length(errors) > 0) {
    stop('some parents are also tips: ', names(errors))
  }

  # check children
  for (i in 1:nrow(df)) { #i=1
    if (!is.na(df$index[i])) next
    children = df$children[[i]]
    errors = children[!children %in% df$name]
    if(length(errors) > 0) {
      stop(df$name[i], ' children not in tips or nodes: ', str_c(errors, collapse = ', '))
    }
  }

  # check from
  for (i in 1:nrow(df)) { #i=1
    if (!is.na(df$index[i])) next
    children = df$children[[i]]
    child_from = df$from[df$name %in% children]
    if(!all(child_from >= df$from[i])) {
      stop('some children of ', df$name[i], ' have invalid from dates')
    }
  }

  # check parents
  roots = df$name[!df$name %in% unlist(df$children)]
  # if (length(roots) == 1) {
  #   message('root: ', roots)
  # }
  if (length(roots) > 1) {
    warning('multiple roots:\n', str_c(sort(roots), collapse = '\n'))
  }

  invisible(df)

}

reindex_tree_data = function(df) {

  tips = df %>%
    filter(is_tip) %>%
    # arrange(desc(index)) %>%
    mutate(index = 1:nrow(.)) %>%
    identity
  nodes = df %>%
    filter(!is_tip) %>%
    mutate(index = NA_integer_)
  df = bind_rows(tips, nodes) %>%
    select(index, everything())

  while (any(is.na(df$index))) {
    for (i in 1:nrow(df)) { #i=1
      if (!is.na(df$index[i])) next
      children = df$children[[i]]
      child_indices = df$index[df$name %in% children]
      if (any(is.na(child_indices))) next
      df$index[i] = mean(child_indices)
      # df$index[i] = min(child_indices)
      # df$index[i] = max(child_indices)
    }
  }

  df %<>% arrange(desc(is_tip), desc(index))

  return(df)

}

get_clade = function(df, clade) {
  if (is.null(clade)) return(df)
  names = c()
  temp_names = c(clade)
  while (length(temp_names) > 0) {
    names = c(names, temp_names)
    temp_df = df %>% filter(name %in% !!temp_names)
    temp_names = unlist(temp_df$children)
  }
  df_clade = df %>% filter(name %in% !!names)
  return(df_clade)
}

collapse_clade = function(df, clade) {
  if (is.null(clade)) return(df)
  if (!clade %in% df$name) {
    warning("can't collapse ", clade, ": does not exist")
    return(df)
  }
  df_clade = df %>% get_clade(clade)
  names_to_drop = df_clade$name[df_clade$name != clade]
  df = df[!df$name %in% names_to_drop, ]
  df$to[df$name == clade] = max(df_clade$to, na.rm=TRUE)
  df$is_tip[df$name == clade] = TRUE
  df$index[df$name == clade] = round(mean(df_clade$index, na.rm = TRUE))
  df$children[df$name == clade] = list(NULL)
  df = bind_rows(
    df %>% filter(is_tip) %>% arrange(desc(index)),
    df %>% filter(!is_tip)
  )
  return(df)
}

collapse_clades = function(df, clades=NULL) {
  if (is.null(clades)) return(df)
  for (clade in clades) {
    df = collapse_clade(df, clade)
  }
  return(df)
}

collapse_families = function(df) {
  families = df$name %>% keep(str_detect, 'idae$')
  for (family in families) {
    df = collapse_clade(df, clade=family)
  }
  return(df)
}

get_roots = function(df) {
  roots = df$name %>% discard(. %in% unlist(df$children))
  df %>% filter(name %in% roots)
}

# parent="pseudosuchia"
get_children = function(df, parent) {
  children = df$children[[which(df$name == parent)]]
  df %>% filter(name %in% !!children)
}
#
# # df=plt$data ; i=1 ; j=1 ; k=1
# order_tree_data = function(df) {
#   names = c()
#   gen0 = get_roots(df) %>% arrange(from)
#   for (i in 1:nrow(gen0)) {
#     name = gen0$name[i]
#     names = c(names, name)
#     gen1 = get_children(df, name)
#     for (j in 1:nrow(gen1)) {
#       name = gen1$name[j]
#       names = c(names, name)
#       gen2 = get_children(df, name)
#       if
#       for (k in 1:nrow(gen2)) {
#         name = gen2$name[k]
#         names = c(names, name)
#         gen3 = get_children(df, name)
#       }
#     }
#   }
# }
#
# for
#
# get_children2 = function(name) {
#   if (df$is_tip[df$name == name]) {
#
#   } else {
#
#     get_children
#
#   }
#
# }

highlight_clade = function(plt, clade, col=1, alpha=0.25) {
  temp = plt$data %>% get_clade(clade)
  plt +
    annotate(
      "rect",
      xmin=min(temp$from) - 1,
      xmax=max(temp$to, na.rm=TRUE) + 1,
      ymin=min(temp$index) - 0.25,
      ymax=max(temp$index) + 0.5,
      alpha=alpha,
      fill=col,
      col=NA,
    )
}

rescale = function(x, new_min, new_max) {
  y = (x - min(x)) / diff(range(x))
  y = y * (new_max - new_min)
  y = y + new_min
  return(y)
}

sigmoid = function(x1, x2, y1, y2, l=5, n=20) {
  ys = plogis(seq(-l, l, length.out=n))
  ys = ys[ys > 0 & ys < 1]
  xs = qlogis(ys)
  xs = rescale(xs, x1, x2)
  ys = rescale(ys, y1, y2)
  return(tibble(x=xs, y=ys))
}

get_roots = function(df){
  i = !df$name %in% unlist(df$children)
  return (df[i, ])
}


get_parent = function(df, clade) {
  i = df$children %>% map_lgl(function(x) clade %in% x)
  stopifnot(sum(i) <= 1)
  return (df[i, ])
}


get_chlidren = function(df, clade) {
  children =  df$children[df$name == clade][[1]]
  i = df$name %in% children
  return (df[i, ])
}

is_root = function(df, clade) {
  nrow(get_parent(df, clade)) == 0
}

get_siblings = function(df, clade) {
  parent = get_parent(df, clade)
  if (nrow(parent) == 0) {
    siblings = get_roots(df)
  } else {
    siblings = get_chlidren(df, parent$name)
  }
  return (siblings)
}

add_depths = function(df) {
  depth = 1
  df$depth = NA_integer_
  children = get_roots(df)$name
  while (length(children) > 0) {
    df$depth[df$name %in% children] = depth
    children = unlist(df$children[df$name %in% children])
    depth = depth + 1
  }
  return(df)
}

# clade = 'theropoda'
# clade = 'dromaeosauridae'
# get_parent(df, clade)
# get_chlidren(df, clade)
# get_siblings(df, clade)

arrange_tree = function(df) { # df = plt$data ; print(df, n=Inf)
  max_depth = max(df$depth)
  rank_names = str_c('rank', 1:max_depth)
  df$ranks = map(1:nrow(df), function(x) NULL)
  for (i in 1:nrow(df)) { # i=44
    ranks = NULL
    clade = df$name[i]
    while (length(clade) > 0) {
      siblings = get_siblings(df, clade)
      rank = rank(siblings$from)[siblings$name == clade]
      ranks = c(rank, ranks)
      clade = get_parent(df, clade)$name
    }
    zeros = rep(0, max_depth - length(ranks))
    ranks = c(ranks, zeros) %>% set_names(rank_names)
    ranks
    df$ranks[[i]] = ranks
  }
  # df$ranks %>% set_names(df$name) %>% bind_rows(.id = 'name') %>% print(n=Inf) %>% arrange(across(one_of(rank_names)))
  df %>%
    mutate(ranks = ranks %>% map(function(x) as_tibble(as.list(x)))) %>%
    unnest(ranks) %>%
    arrange(across(one_of(rank_names))) %>%
    select(-one_of(rank_names)) %>%
    reindex_tree_data() %>%
    # filter(name %in% c('tetanurae', 'ceratosauria')) %>%
    # print(n=Inf)
    identity
}

# plot(sigmoid(x1=0, x2=1, y1=0, y2=1), type='l')
# plot(sigmoid(x1=-10, x2=20, y1=0, y2=1), type='l')
# plot(sigmoid(x1=0, x2=1, y1=10, y2=5), type='l')

plt = tree(collapse=c('amniota')) ; print(plt)
stop('deliberate')

plt = tree('amniota', collapse=c('archosauromorpha', 'therapsida', 'lepidosauromorpha')) ; print(plt)

plt = tree('therapsida', collapse='mammalia') ; print(plt)

plt = tree('mammalia') ; print(plt)

plt = tree('archosauromorpha', collapse=c('dinosauria', 'pterosauria', 'pseudosuchia', 'sauropterygia')) ; print(plt)

plt = tree('pseudosuchia') ; print(plt)

plt = tree('dinosauria', collapse = c('sauropoda', 'ornithopoda', 'theropoda', 'ankylosauria', 'ceratopsia')) ; print(plt)

plt = tree(clade='theropoda', collapse=c('avialae')) ; print(plt)

plt = tree(collapse = c('pseudosuchia',
                        'dinosauria',
                        'pterosauria',
                        'synapsida',
                        'lepidosauromorpha',
                        'temnospondyli',
                        'sauropterygia',
                        'parareptilia')) ; print(plt)

plt = tree('dinosauria', collapse = c('sauropodomorpha', 'theropoda')) ; print(plt)

plt = tree('dinosauria', collapse = c('ornithischia', 'theropoda')) ; print(plt)

plt = tree('dinosauria', collapse = c('sauropodomorpha', 'ornithischia', 'avialae')) ; print(plt)

plt = tree(
  clade='dinosauria',
  highlight = list(
    theropoda='red',
    sauropodomorpha='green',
    ornithischia='blue'
  ),
  collapse = c(
    'avialae'
  )
) ; print(plt)

# plt = tree(clade='dinosauromorpha', highlight = list(ornithischia='grey25'))
# print(plt) ; stop('deliberate')

# plt = tree(clade='sauropterygia') ; print(plt)
# stop('deliberate')
#
# plt = tree(collapse='amniota') ; print(plt)
# stop('deliberate')

# plt = tree(clade='synapsida') ; print(plt)
# stop('deliberate')

plt = tree(clade='paraves') ; print(plt)

plt = tree(clade='avialae') ; print(plt)

plt = tree(clade='sauropodomorpha') ; print(plt)

plt = tree(clade='ornithischia') ; print(plt)

# plt = tree(clade='pterosauria')
# print(plt) ; stop('deliberate')

# plt = tree(clade='pseudosuchia')
# print(plt) ; stop('deliberate')

# plt = tree(clade='theropoda') %>% highlight_clade('dromaeosauridae', 'grey25')
# print(plt) ; stop('deliberate')

# plt = tree(collapse=list('amniota'))
# print(plt) ; stop('deliberate')

# plt = tree()
# print(plt) ; stop('deliberate')



df = plt$data
df %>% print(n=Inf)
df %>% print.data.frame()
